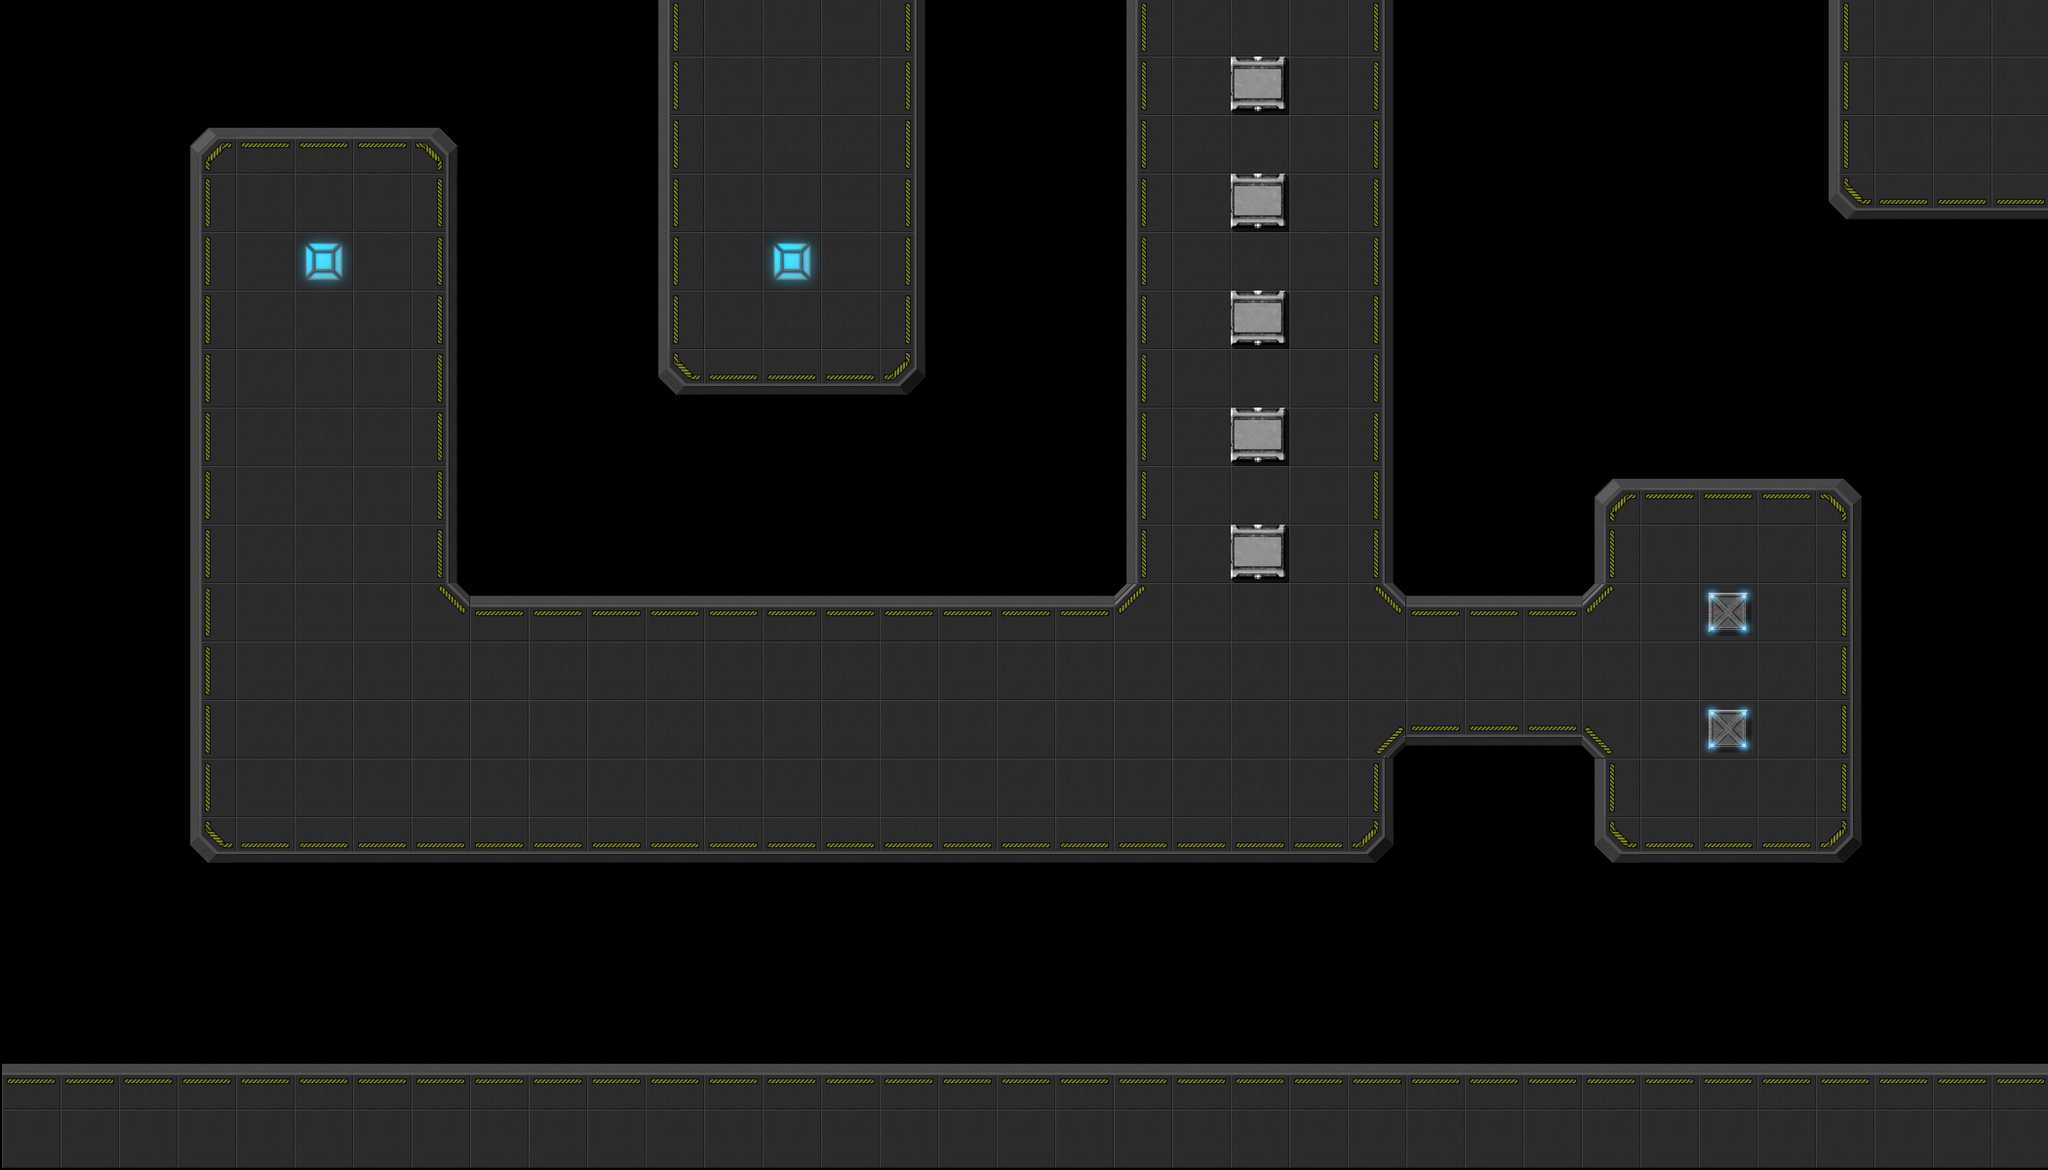

This is a level from a 2D game, rendered from its Tiled map with the project's own tilesets. A one-line summary and the complete map file follow:
An orthogonal 35x20 tile map with 60x60 px tiles, 1 tile layer (Platform) and 2 objects (Base, Path).

<map version="1.0" orientation="orthogonal" renderorder="right-down" width="35" height="20" tilewidth="60" tileheight="60" nextobjectid="9">
 <tileset firstgid="1" name="Set-1" tilewidth="64" tileheight="64" tilecount="32" columns="8">
  <image source="Set-1.png" width="512" height="256" />
  <tile id="0">
   <properties>
    <property name="Type" type="int" value="2" />
   </properties>
  </tile>
  <tile id="1">
   <properties>
    <property name="Type" type="int" value="1" />
   </properties>
  </tile>
  <tile id="2">
   <properties>
    <property name="Type" type="int" value="1" />
   </properties>
  </tile>
  <tile id="3">
   <properties>
    <property name="Type" type="int" value="1" />
   </properties>
  </tile>
  <tile id="4">
   <properties>
    <property name="Type" type="int" value="1" />
   </properties>
  </tile>
  <tile id="5">
   <properties>
    <property name="Type" type="int" value="1" />
   </properties>
  </tile>
  <tile id="6">
   <properties>
    <property name="Type" type="int" value="1" />
   </properties>
  </tile>
  <tile id="7">
   <properties>
    <property name="Type" type="int" value="1" />
   </properties>
  </tile>
  <tile id="8">
   <properties>
    <property name="Type" type="int" value="1" />
   </properties>
  </tile>
  <tile id="9">
   <properties>
    <property name="Type" type="int" value="1" />
   </properties>
  </tile>
  <tile id="10">
   <properties>
    <property name="Type" type="int" value="1" />
   </properties>
  </tile>
  <tile id="11">
   <properties>
    <property name="Type" type="int" value="1" />
   </properties>
  </tile>
  <tile id="12">
   <properties>
    <property name="Type" type="int" value="1" />
   </properties>
  </tile>
  <tile id="13">
   <properties>
    <property name="Type" type="int" value="1" />
   </properties>
  </tile>
  <tile id="14">
   <properties>
    <property name="Type" type="int" value="1" />
   </properties>
  </tile>
  <tile id="15">
   <properties>
    <property name="Type" type="int" value="1" />
   </properties>
  </tile>
  <tile id="16">
   <properties>
    <property name="Type" type="int" value="1" />
   </properties>
  </tile>
  <tile id="17">
   <properties>
    <property name="Type" type="int" value="1" />
   </properties>
  </tile>
  <tile id="18">
   <properties>
    <property name="Type" type="int" value="1" />
   </properties>
  </tile>
  <tile id="19">
   <properties>
    <property name="Type" type="int" value="1" />
   </properties>
  </tile>
  <tile id="20">
   <properties>
    <property name="Type" type="int" value="1" />
   </properties>
  </tile>
  <tile id="21">
   <properties>
    <property name="Type" type="int" value="1" />
   </properties>
  </tile>
  <tile id="22">
   <properties>
    <property name="Type" type="int" value="1" />
   </properties>
  </tile>
  <tile id="23">
   <properties>
    <property name="Type" type="int" value="1" />
   </properties>
  </tile>
  <tile id="24">
   <properties>
    <property name="Type" type="int" value="1" />
   </properties>
  </tile>
  <tile id="25">
   <properties>
    <property name="Type" type="int" value="1" />
   </properties>
  </tile>
  <tile id="26">
   <properties>
    <property name="Type" type="int" value="1" />
   </properties>
  </tile>
  <tile id="27">
   <properties>
    <property name="Type" type="int" value="1" />
   </properties>
  </tile>
  <tile id="28">
   <properties>
    <property name="Type" type="int" value="1" />
   </properties>
  </tile>
  <tile id="29">
   <properties>
    <property name="Type" type="int" value="1" />
   </properties>
  </tile>
  <tile id="30">
   <properties>
    <property name="Type" type="int" value="1" />
   </properties>
  </tile>
  <tile id="31">
   <properties>
    <property name="Type" type="int" value="1" />
   </properties>
  </tile>
 </tileset>
 <layer name="Platform" width="35" height="20">
  <data encoding="csv">
0,0,0,0,0,0,0,0,0,0,0,7,1,1,1,9,0,0,0,7,1,1,1,9,0,0,0,0,0,0,0,7,1,1,1,
0,0,0,0,0,0,0,0,0,0,0,7,1,1,1,9,0,0,0,7,1,22,1,9,0,0,0,0,0,0,0,7,1,1,1,
0,0,0,2,6,6,6,4,0,0,0,7,1,1,1,9,0,0,0,7,1,1,1,9,0,0,0,0,0,0,0,7,1,1,1,
0,0,0,7,1,1,1,9,0,0,0,7,1,1,1,9,0,0,0,7,1,22,1,9,0,0,0,0,0,0,0,3,8,8,8,
0,0,0,7,1,23,1,9,0,0,0,7,1,23,1,9,0,0,0,7,1,1,1,9,0,0,0,0,0,0,0,0,0,0,0,
0,0,0,7,1,1,1,9,0,0,0,7,1,1,1,9,0,0,0,7,1,22,1,9,0,0,0,0,0,0,0,0,0,0,0,
0,0,0,7,1,1,1,9,0,0,0,3,8,8,8,5,0,0,0,7,1,1,1,9,0,0,0,0,0,0,0,0,0,0,0,
0,0,0,7,1,1,1,9,0,0,0,0,0,0,0,0,0,0,0,7,1,22,1,9,0,0,0,0,0,0,0,0,0,0,0,
0,0,0,7,1,1,1,9,0,0,0,0,0,0,0,0,0,0,0,7,1,1,1,9,0,0,0,2,6,6,6,4,0,0,0,
0,0,0,7,1,1,1,9,0,0,0,0,0,0,0,0,0,0,0,7,1,22,1,9,0,0,0,7,1,1,1,9,0,0,0,
0,0,0,7,1,1,1,12,6,6,6,6,6,6,6,6,6,6,6,10,1,1,1,12,6,6,6,10,1,15,1,9,0,0,0,
0,0,0,7,1,1,1,1,1,1,1,1,1,1,1,1,1,1,1,1,1,1,1,1,1,1,1,1,1,1,1,9,0,0,0,
0,0,0,7,1,1,1,1,1,1,1,1,1,1,1,1,1,1,1,1,1,1,1,13,8,8,8,11,1,15,1,9,0,0,0,
0,0,0,7,1,1,1,1,1,1,1,1,1,1,1,1,1,1,1,1,1,1,1,9,0,0,0,7,1,1,1,9,0,0,0,
0,0,0,3,8,8,8,8,8,8,8,8,8,8,8,8,8,8,8,8,8,8,8,5,0,0,0,3,8,8,8,5,0,0,0,
0,0,0,0,0,0,0,0,0,0,0,0,0,0,0,0,0,0,0,0,0,0,0,0,0,0,0,0,0,0,0,0,0,0,0,
0,0,0,0,0,0,0,0,0,0,0,0,0,0,0,0,0,0,0,0,0,0,0,0,0,0,0,0,0,0,0,0,0,0,0,
0,0,0,0,0,0,0,0,0,0,0,0,0,0,0,0,0,0,0,0,0,0,0,0,0,0,0,0,0,0,0,0,0,0,0,
6,6,6,6,6,6,6,6,6,6,6,6,6,6,6,6,6,6,6,6,6,6,6,6,6,6,6,6,6,6,6,6,6,6,6,
1,1,1,1,1,1,1,1,1,1,1,1,1,1,1,1,1,1,1,1,1,1,1,1,1,1,1,1,1,1,1,1,1,1,1
</data>
 </layer>
 <objectgroup name="GameObjects">
  <object id="1" name="Base" x="1560" y="120" width="180" height="180" />
  <object id="7" name="Path" x="1052" y="-24">
   <polyline points="-4,-24 -2,594 -482,596 -484,116 -960,118 -962,1020 962,1016 966,464 818,364" />
  </object>
 </objectgroup>
</map>
